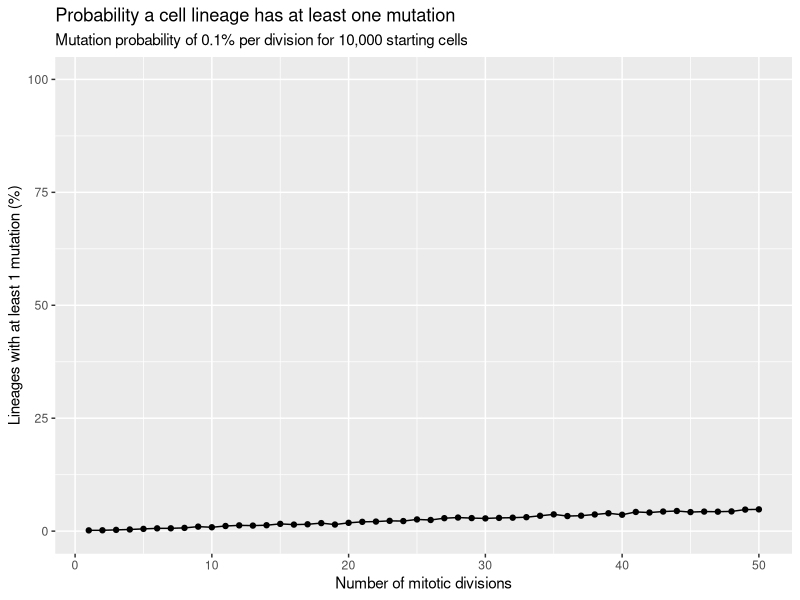
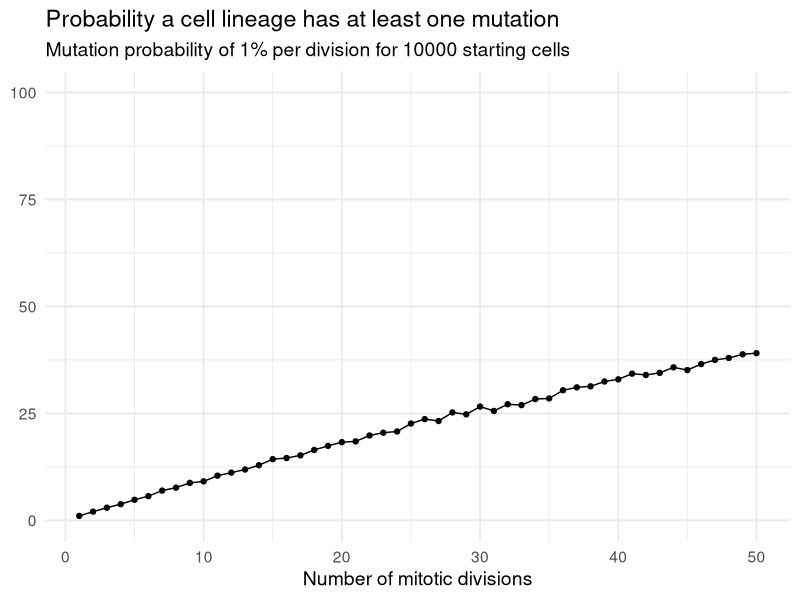
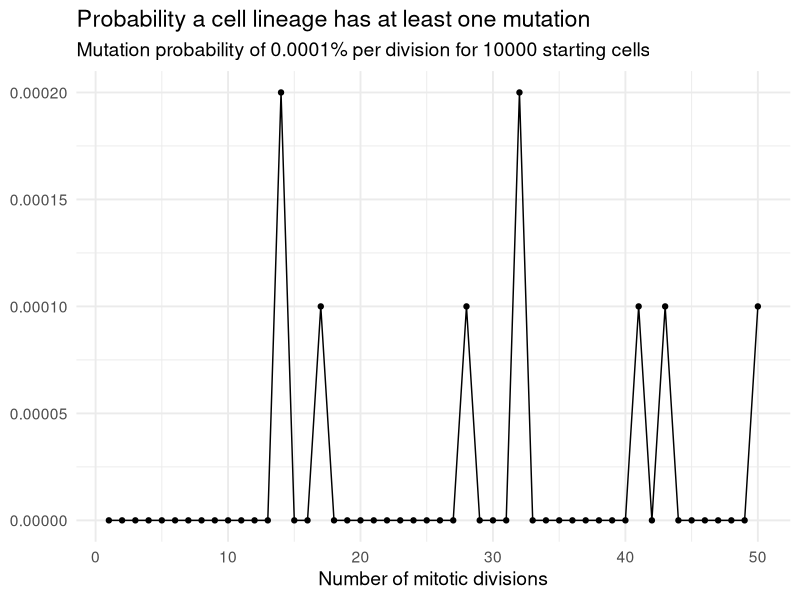

Here is the R script that generated these plots, in order:
## ---- chunk 1
#| message: false
#| warning: false
library(tidyverse)
set.seed(4747)

has_mutation_after_divisions <- function(n_divisions, prob){
  random <- runif(n_divisions)
  mutation_flag <- random < prob
  total_mutations <- sum(mutation_flag)
  total_mutations > 0
}
## ---- chunk 2
#| message: false
#| warning: false
set.seed(4747)
prob_0 <- 0.001
n_cells <- 10000
number_of_divisions <- 1:50

results <- map(number_of_divisions, function(n) {
  outcomes <- map_lgl(1:n_cells, function(x) {
    has_mutation_after_divisions(n_divisions = n, prob = prob_0)})
  tibble(divisions = n, prob_mutated = mean(outcomes))
}) |> list_rbind()

results
## ---- chunk 3
ggplot(results, aes(x = divisions, y = prob_mutated * 100)) +
  geom_line() +
  geom_point() +
  scale_y_continuous(limits = c(0, 100)) +
  labs(
    title = "Probability a cell lineage has at least one mutation",
    subtitle = "Mutation probability of 0.1% per division for 10,000 starting cells",
    x = "Number of mitotic divisions",
    y = "Lineages with at least 1 mutation (%)"
  )
## ---- chunk 4
set.seed(4747)
prob_1 <- 0.01
n_cells <- 10000
number_of_divisions <- 1:50

results_1 <- map(number_of_divisions, function(n) {
  outcomes_1 <- map_lgl(1:n_cells, function(x) {
    has_mutation_after_divisions(n_divisions = n, prob = prob_1)})
  tibble(divisions_1 = n, prob_mutated_1 = mean(outcomes_1))
}) |> list_rbind()

results_1
## ---- chunk 5
ggplot(results_1, aes(x = divisions_1, y = prob_mutated_1 * 100)) +
  geom_line() +
  geom_point() +
  scale_y_continuous(limits = c(0, 100)) +
  labs(
    title = "Probability a cell lineage has at least one mutation",
    subtitle = "Mutation probability of 1% per division for 10000 starting cells",
    x = "Number of mitotic divisions",
    y = NULL
  ) +
  theme_minimal(base_size = 14)
## ---- chunk 6
set.seed(4747)
prob_2 <- 1e-6
n_cells <- 10000
number_of_divisions <- 1:50

results_2 <- map(number_of_divisions, function(n) {
  outcomes_2 <- map_lgl(1:n_cells, function(x) {
    has_mutation_after_divisions(n_divisions = n, prob = prob_2)})
  tibble(divisions_2 = n, prob_mutated_2 = mean(outcomes_2))
}) |> list_rbind()

results_2
## ---- chunk 7
ggplot(results_2, aes(x = divisions_2, y = prob_mutated_2)) +
  geom_line() +
  geom_point() +
  labs(
    title = "Probability a cell lineage has at least one mutation",
    subtitle = "Mutation probability of 0.0001% per division for 10000 starting cells",
    x = "Number of mitotic divisions",
    y = NULL
  ) +
  theme_minimal(base_size = 14)
